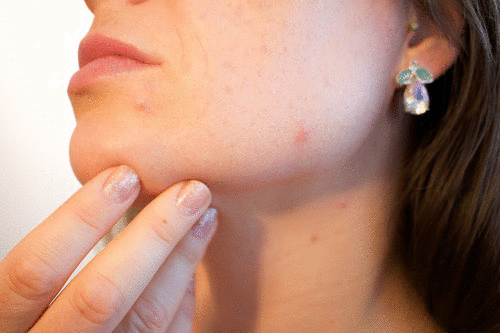
#> input picture blemish.png, 500 x 333 px
$ python week6_assignment2.py   (older library calls are emulated)
#> lines starting #> are read from the running program, lines starting #| are printed output that depends on the picture; after the words box and inside, x2 and y2 are one past the last pixel; in counts of white or black regions, pixels touching at a corner belong together
############################################################
# 12/23/2024
# Kendell Cottam (kendellwc@protonmail.com)
# Course: Fundamentals of CV and IP
# Week 6
# Assignment 2 - Blemish Removal
# When you run the app it will display an image of a face
# that has some skin blemishes on it. Click on a blemish,
# and it will be replaced with a smooth patch of skin from
# the surrounding area.
############################################################

import cv2
import numpy as np

window_name = "Blemish Remover (click to remove, opposite click to undo last)"
cv2.namedWindow(window_name)

sample_radius = 15
number_of_samples = 16
patch_size = 32
half_patch_size = np.int32(patch_size / 2)
last_patch = []
last_patch_location = (-1, -1)

# Set to True for testing, which will display the patches from the surrounding area
# along with their Fourier Transforms used for checking 'smoothness'.
# Two lists are displayed: un-ordered and ordered (by smoothness)
should_display_sample_images = False


def get_blank_mask():
    mask = np.zeros(shape=[patch_size, patch_size], dtype='uint8')
    return mask


def setup_patch_mask():
    mask = get_blank_mask()
    # draw a filled circle on a blank image
    radius = sample_radius
    center = (half_patch_size - 1, half_patch_size - 1)
    cv2.circle(mask, center=center, radius=radius, color=[255], thickness=-1, lineType=cv2.LINE_8)
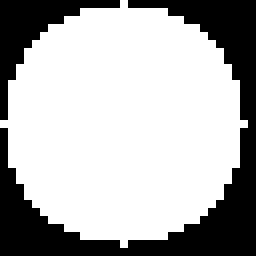
#> mask: shape (32, 32) (shown 8 times larger); 69.2% white; 2 black regions, box (x1, y1, x2, y2) and area: (0, 0, 32, 32) 252, (0, 0, 15, 15) 63
    return mask


# [138 lines left out: functions get_patch, apply_patch, is_point_within_safe_boundary_of_image, var_fft, get_array_of_patches_from_surrounding_area, clear_samples_window and 2 more, not called in this run]


patch_mask = setup_patch_mask()
cv2.setMouseCallback(window_name, handleMouse)

blemish = cv2.imread("blemish.png")
#> blemish is the input picture: shape (333, 500, 3); mean B, G, R 120.6, 139, 181.5

# pre-calculate some image related variables
max_x = blemish.shape[1]
#> max_x = 500
max_y = blemish.shape[0]
#> max_y = 333

cv2.imshow(window_name, blemish)

key = cv2.waitKey(0)
#> (key Esc is pressed here)
cv2.destroyAllWindows()
